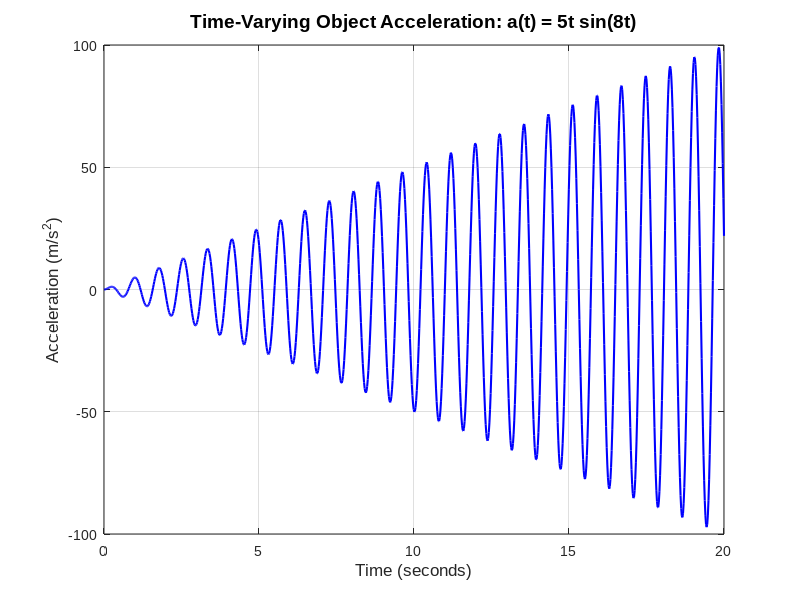

Write the MATLAB code that produced this figure.
% =========================================================================================
% FILE NAME: Q5_AccelerationIntegration.m
% AUTHOR: [Amey Thakur](https://github.com/Amey-Thakur)
% COURSE REPO: https://github.com/Amey-Thakur/COMPUTATIONAL-METHODS-AND-MODELING-FOR-ENGINEERING-APPLICATIONS
% RELEASE DATE: September 08, 2023
% LICENSE: Creative Commons Attribution 4.0 International (CC BY 4.0)
%
% DESCRIPTION:
% This script computes the velocity of an object at a specific time t=20s by 
% numerically integrating its time-varying acceleration function a(t) = 5t*sin(8t).
%
% PROBLEM STATEMENT (Q5):
% A certain object's acceleration is given by a(t) = 5t sin 8t m/s^2. 
% Compute its velocity at t = 20 s if its initial velocity is zero.
%
% Reference: MATLAB for Engineering Applications, William J. Palm, Chapter 9, Q5.
%
% TECHNOLOGY STACK:
% - Programming Language: MATLAB (R2023a+)
% =========================================================================================

% --- Environment Initialization ---
clc;
clear;
close all;

% --- Analytical Modeling ---
% Velocity v(t) = Integral[a(t) dt] from 0 to t
% v(20) = Integral[5t * sin(8t)] dt from 0 to 20

% Define the acceleration function handle
acc_func = @(t) 5 * t .* sin(8 * t);

% --- Numerical Integration Stage ---
% We utilize the 'integral' function for high-precision quadrature
v_20 = integral(acc_func, 0, 20);

% --- Results Visualization ---
fprintf('--- Kinematic Integration Results ---\n');
fprintf('Acceleration function: a(t) = 5t sin(8t)\n');
fprintf('Initial Velocity:      0 m/s\n');
fprintf('Target Time:           20.0 s\n');
fprintf('Calculated Velocity:   %8.4f m/s\n', v_20);

% --- Visualization Engine (Acceleration Profile) ---
t_smooth = linspace(0, 20, 1000);
a_smooth = acc_func(t_smooth);

figure('Color', 'w', 'Name', 'Acceleration Profile Analysis');
plot(t_smooth, a_smooth, 'b-', 'LineWidth', 1.5);
grid on;
set(gca, 'FontName', 'Arial', 'FontSize', 10);
xlabel('Time (seconds)', 'FontSize', 12);
ylabel('Acceleration (m/s^2)', 'FontSize', 12);
title('Time-Varying Object Acceleration: a(t) = 5t sin(8t)', 'FontSize', 14, 'FontWeight', 'bold');

% Professional Scholarly Footer
fprintf('\nEngineering Insight: The numerical integration of the oscillatory acceleration function reveals the net velocity accumulation. The high frequency of the sin(8t) term results in rapid alternating acceleration/deceleration phases, emphasizing the importance of precise quadrature for dynamic kinematic models.\n');
